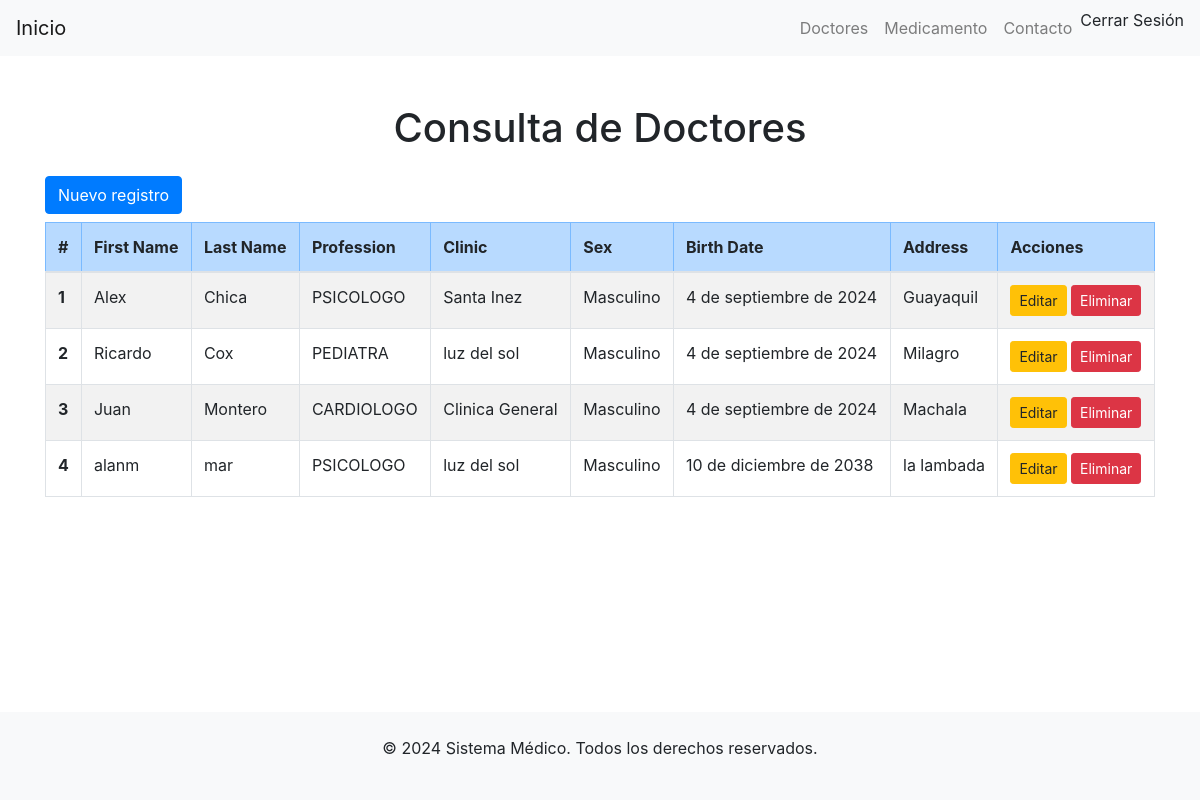
Before: /doctor_list/ (signed in) with the older database file.
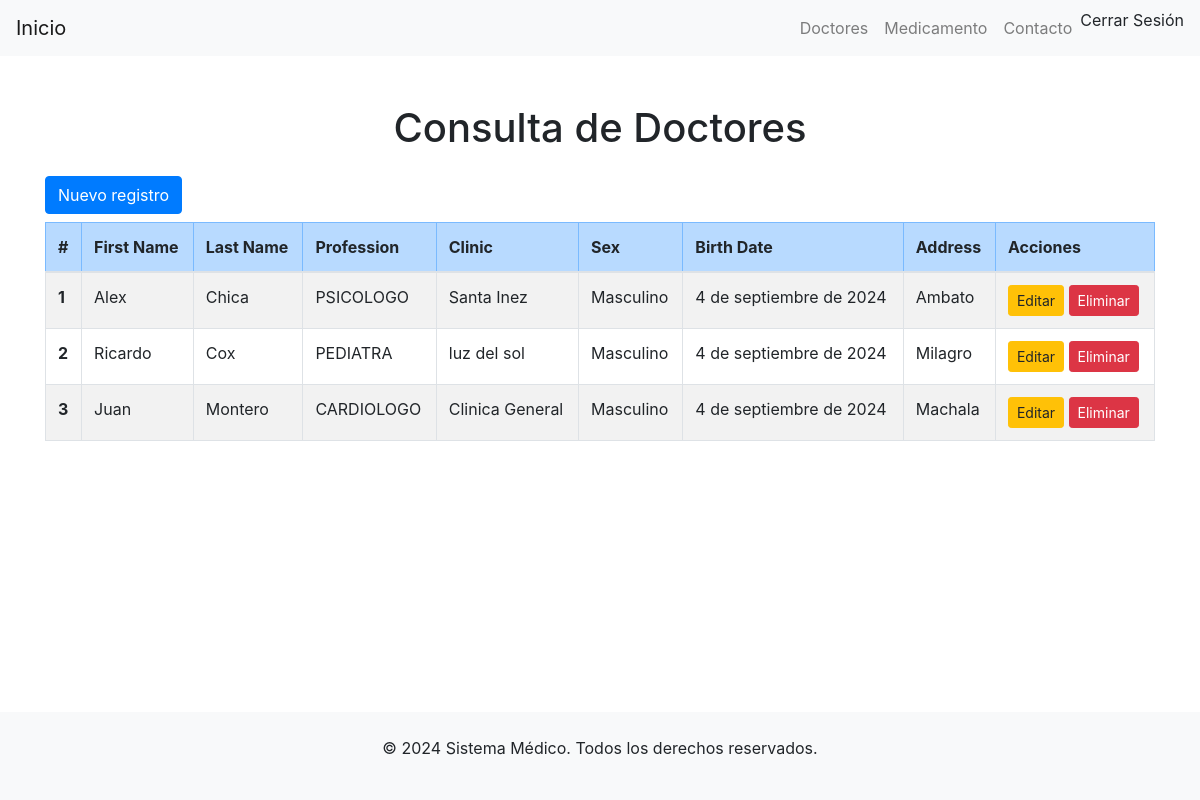
After: the same page with the newer database file.
### aplication/core/models.py (models this page shows, shortened)
class Doctor(models.Model):
    SEX_CHOICES = ( ('M', 'Masculino'), ('F', 'Femenino'),)
    first_name = models.CharField(max_length=100)
    last_name = models.CharField(max_length=100)
    profession = models.ManyToManyField(Profession)
    clinic = models.ForeignKey(Clinic,on_delete=models.CASCADE, related_name='clinicas')
    sex = models.CharField(default="M",max_length=1, choices=SEX_CHOICES)
    birth_date = models.DateField()
    address = models.CharField(max_length=255)
    is_active = models.BooleanField(default=True)
    class Meta:
        verbose_name = "Doctor"
        verbose_name_plural = "Doctores"
        ordering = ['last_name', 'first_name']

class Profession(models.Model):
    description = models.CharField(max_length=100, unique=True)

class Clinic(models.Model):
    ruc = models.CharField(max_length=13, unique=True)
    name = models.CharField(max_length=100, unique=True)

### aplication/core/views.py (the view)
# urls.py: path('doctor_list/', views.DoctorList.as_view(), name='doctor_list'),
class DoctorList(LoginRequiredMixin, ListView):
    model = Doctor
    template_name = 'core/doctor/list.html'
    context_object_name = 'doctores'
    login_url = 'login'  # Redirige a la vista de login si no está autenticado
    def get_context_data(self, **kwargs):
        context = super().get_context_data(**kwargs)
        context['title'] = "Medical"
        context['title1'] = "Consulta de Doctores"
        return context

### template/core/doctor/list.html (shortened to what this page needs)
{% extends 'layouts/base.html' %}
{% block content %}
    <div class="container mt-5">
        <h1 class="text-center mb-4">{{title1}}</h1>
        <a class="btn btn-primary mb-sm-2" href="/doctor_create/">Nuevo registro</a>
        <table class="table table-striped table-bordered">
            <thead class="table-primary">
                <tr>
                    <th scope="col">#</th>
                    <th scope="col">First Name</th>
                    <th scope="col">Last Name</th>
                    <th scope="col">Profession</th>
                    <th scope="col">Clinic</th>
                    <th scope="col">Sex</th>
                    <th scope="col">Birth Date</th>
                    <th scope="col">Address</th>
                    <th scope="col">Acciones</th>
                </tr>
            </thead>
            <tbody>
                {% for doctor in doctores %}
                <tr>
                    <th scope="row">{{ forloop.counter }}</th>
                    <td>{{ doctor.first_name }}</td>
                    <td>{{ doctor.last_name }}</td>
                    <td>
                        {% for profession in doctor.profession.all %}
                            {{ profession.description }}{% if not forloop.last %}, {% endif %}
                        {% endfor %}
                    </td>
                    <td>{{ doctor.clinic.name }}</td>
                    <td>{{ doctor.get_sex_display }}</td>
                    <td>{{ doctor.birth_date }}</td>
                    <td>{{ doctor.address }}</td>
                    <td>
                        <a href={% url 'core:doctor_update' doctor.id %} class="btn btn-warning btn-sm">Editar</a>
                        <a href={% url 'core:doctor_delete' doctor.id %} class="btn btn-danger btn-sm">Eliminar</a>
                    </td>
                </tr>
                {% empty %}
                <tr>
                    <td colspan="8" class="text-center">No doctors available</td>
                </tr>
                {% endfor %}
            </tbody>
        </table>
    </div>
{% endblock %}

### template/layouts/base.html (shortened to what this page needs)
<!DOCTYPE html>
<html lang="en">
<head>
    <link href="https://stackpath.bootstrapcdn.com/bootstrap/4.5.2/css/bootstrap.min.css" rel="stylesheet">
</head>
<body>
    {% include 'layouts/partials/nav.html' %}
    {% block content %}{% endblock %}
    {% include 'layouts/partials/footer.html' %}
</body>
</html>

### template/layouts/partials/nav.html (shortened to what this page needs)
<nav class="navbar navbar-expand-lg navbar-light bg-light">
    <a class="navbar-brand" href="{% url 'core:home' %}">Inicio</a>
    <div class="collapse navbar-collapse" id="navbarNav">
        <ul class="navbar-nav ml-auto">
            {% if user.is_authenticated %}
                <li class="nav-item">
                    <a class="nav-link" href="{% url 'core:doctor_list' %}">Doctores</a>
                </li>
                <li class="nav-item">
                    <a class="nav-link" href="{% url 'core:medicamento_list' %}">Medicamento</a>
                </li>
                <li class="nav-item">
                    <a class="nav-link" href="#">Contacto</a>
                </li>
                <li class="nav-item">
                    <form method="POST" action="{% url 'core:logout' %}" style="display: inline;">
                        <button type="submit" class="nav-link btn" style="background: none; border: none; padding: 0; margin: 0; color: inherit; cursor: pointer;">Cerrar Sesión</button>
                    </form>
                </li>
            {% endif %}
        </ul>
    </div>
</nav>

### template/layouts/partials/footer.html (shortened to what this page needs)
<body class="d-flex flex-column min-vh-100">
    <div class="flex-grow-1">
    </div>
    <footer class="bg-light text-center py-4">
        <p>&copy; 2024 Sistema Médico. Todos los derechos reservados.</p>
    </footer>
</body>

Changed rows visible on the page:
removed Doctor: first_name "alanm", last_name "mar", clinic.name "luz del sol", sex "Masculino", birth_date "10 de diciembre de 2038", address "la lambada", Profession (description "PSICOLOGO")
changed Doctor "Alex": address "Guayaquil" → "Ambato"
